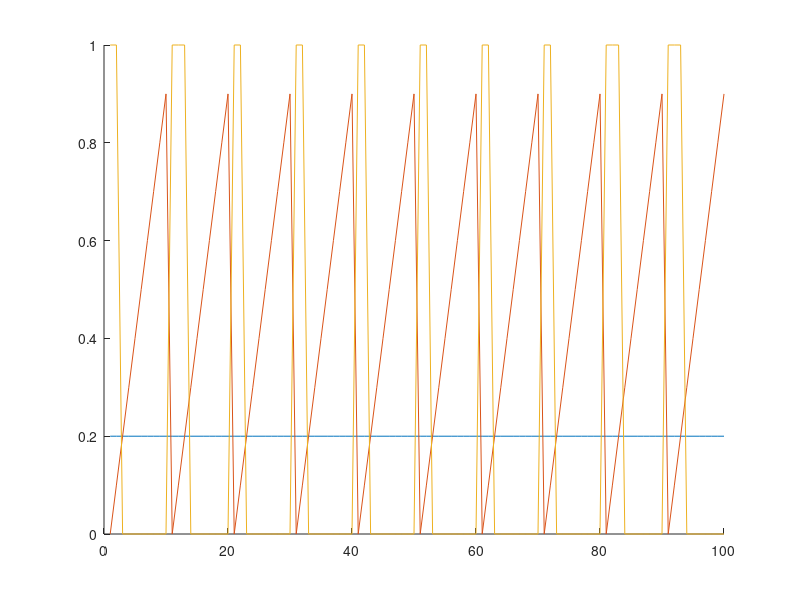

Here is the MATLAB script that generated this plot:
Experiment_Length=100;

Controller_Out(1:Experiment_Length)=0.2;
u=zeros(1,Experiment_Length);

% PWM
PWM_Time=0:Experiment_Length-1;
PWM_Ref=0.5*sawtooth(2*pi/10*PWM_Time)+0.5;


for Time=1:Experiment_Length
if Controller_Out(Time) > PWM_Ref(Time)
    u(Time)=1;
else
    u(Time)=0;
end
end
x=1:Experiment_Length;
hold on;
plot(x,Controller_Out)
plot(x,PWM_Ref);
plot(x,u);
hold off;